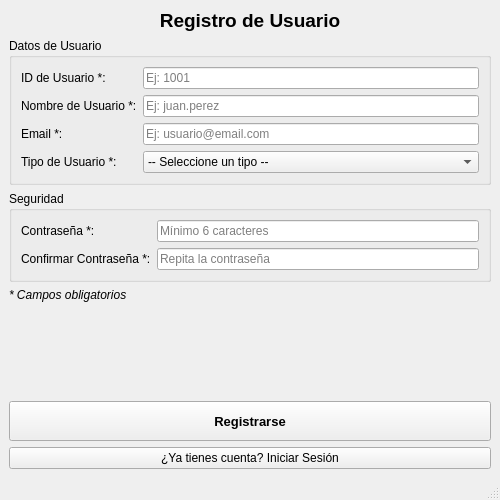
<?xml version="1.0" encoding="UTF-8"?>
<ui version="4.0">
 <class>MainWindow</class>
 <widget class="QMainWindow" name="MainWindow">
  <property name="geometry">
   <rect>
    <x>0</x>
    <y>0</y>
    <width>500</width>
    <height>500</height>
   </rect>
  </property>
  <property name="windowTitle">
   <string>Registro de Nuevo Usuario</string>
  </property>
  <widget class="QWidget" name="centralwidget">
   <layout class="QVBoxLayout" name="verticalLayout">
    <item>
     <widget class="QLabel" name="label_titulo">
      <property name="text">
       <string>&lt;html&gt;&lt;head/&gt;&lt;body&gt;&lt;p align="center"&gt;&lt;span style=" font-size:14pt; font-weight:600;"&gt;Registro de Usuario&lt;/span&gt;&lt;/p&gt;&lt;/body&gt;&lt;/html&gt;</string>
      </property>
     </widget>
    </item>
    <item>
     <widget class="QGroupBox" name="groupBox_datos_basicos">
      <property name="title">
       <string>Datos de Usuario</string>
      </property>
      <layout class="QGridLayout" name="gridLayout_basicos">
       <item row="0" column="0">
        <widget class="QLabel" name="label_id_usuario">
         <property name="text">
          <string>ID de Usuario *:</string>
         </property>
        </widget>
       </item>
       <item row="0" column="1">
        <widget class="QLineEdit" name="lineEdit_id_usuario">
         <property name="placeholderText">
          <string>Ej: 1001</string>
         </property>
        </widget>
       </item>
       <item row="1" column="0">
        <widget class="QLabel" name="label_nombre_usuario">
         <property name="text">
          <string>Nombre de Usuario *:</string>
         </property>
        </widget>
       </item>
       <item row="1" column="1">
        <widget class="QLineEdit" name="lineEdit_nombre_usuario">
         <property name="placeholderText">
          <string>Ej: juan.perez</string>
         </property>
        </widget>
       </item>
       <item row="2" column="0">
        <widget class="QLabel" name="label_email">
         <property name="text">
          <string>Email *:</string>
         </property>
        </widget>
       </item>
       <item row="2" column="1">
        <widget class="QLineEdit" name="lineEdit_email">
         <property name="placeholderText">
          <string>Ej: usuario@email.com</string>
         </property>
        </widget>
       </item>
       <item row="3" column="0">
        <widget class="QLabel" name="label_rol">
         <property name="text">
          <string>Tipo de Usuario *:</string>
         </property>
        </widget>
       </item>
       <item row="3" column="1">
        <widget class="QComboBox" name="comboBox_rol">
         <item>
          <property name="text">
           <string>-- Seleccione un tipo --</string>
          </property>
         </item>
         <item>
          <property name="text">
           <string>Administrador</string>
          </property>
         </item>
         <item>
          <property name="text">
           <string>Usuario Regular</string>
          </property>
         </item>
         <item>
          <property name="text">
           <string>Usuario Invitado</string>
          </property>
         </item>
        </widget>
       </item>
      </layout>
     </widget>
    </item>
    <item>
     <widget class="QGroupBox" name="groupBox_seguridad">
      <property name="title">
       <string>Seguridad</string>
      </property>
      <layout class="QGridLayout" name="gridLayout_seguridad">
       <item row="0" column="0">
        <widget class="QLabel" name="label_password">
         <property name="text">
          <string>Contraseña *:</string>
         </property>
        </widget>
       </item>
       <item row="0" column="1">
        <widget class="QLineEdit" name="lineEdit_password">
         <property name="echoMode">
          <enum>QLineEdit::Password</enum>
         </property>
         <property name="placeholderText">
          <string>Mínimo 6 caracteres</string>
         </property>
        </widget>
       </item>
       <item row="1" column="0">
        <widget class="QLabel" name="label_password_confirm">
         <property name="text">
          <string>Confirmar Contraseña *:</string>
         </property>
        </widget>
       </item>
       <item row="1" column="1">
        <widget class="QLineEdit" name="lineEdit_password_confirm">
         <property name="echoMode">
          <enum>QLineEdit::Password</enum>
         </property>
         <property name="placeholderText">
          <string>Repita la contraseña</string>
         </property>
        </widget>
       </item>
      </layout>
     </widget>
    </item>
    <item>
     <widget class="QLabel" name="label_obligatorios">
      <property name="text">
       <string>&lt;html&gt;&lt;head/&gt;&lt;body&gt;&lt;p&gt;&lt;span style=" font-size:9pt; font-style:italic;"&gt;* Campos obligatorios&lt;/span&gt;&lt;/p&gt;&lt;/body&gt;&lt;/html&gt;</string>
      </property>
     </widget>
    </item>
    <item>
     <spacer name="verticalSpacer">
      <property name="orientation">
       <enum>Qt::Vertical</enum>
      </property>
      <property name="sizeHint" stdset="0">
       <size>
        <width>20</width>
        <height>40</height>
       </size>
      </property>
     </spacer>
    </item>
    <item>
     <widget class="QPushButton" name="pushButton_register_submit">
      <property name="minimumSize">
       <size>
        <width>0</width>
        <height>40</height>
       </size>
      </property>
      <property name="font">
       <font>
        <pointsize>10</pointsize>
        <weight>75</weight>
        <bold>true</bold>
       </font>
      </property>
      <property name="text">
       <string>Registrarse</string>
      </property>
     </widget>
    </item>
    <item>
     <widget class="QPushButton" name="pushButton_go_to_login">
      <property name="text">
       <string>¿Ya tienes cuenta? Iniciar Sesión</string>
      </property>
     </widget>
    </item>
   </layout>
  </widget>
  <widget class="QStatusBar" name="statusbar"/>
 </widget>
 <resources/>
 <connections/>
</ui>
